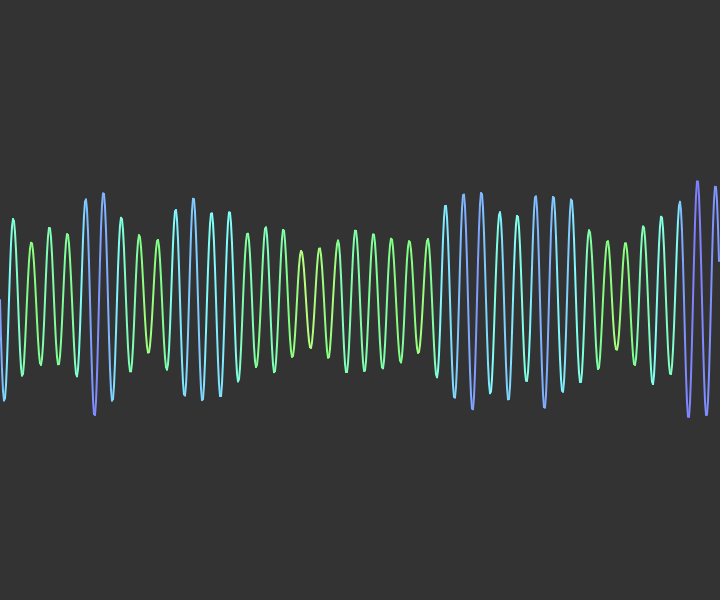
Frame 1 (no input)
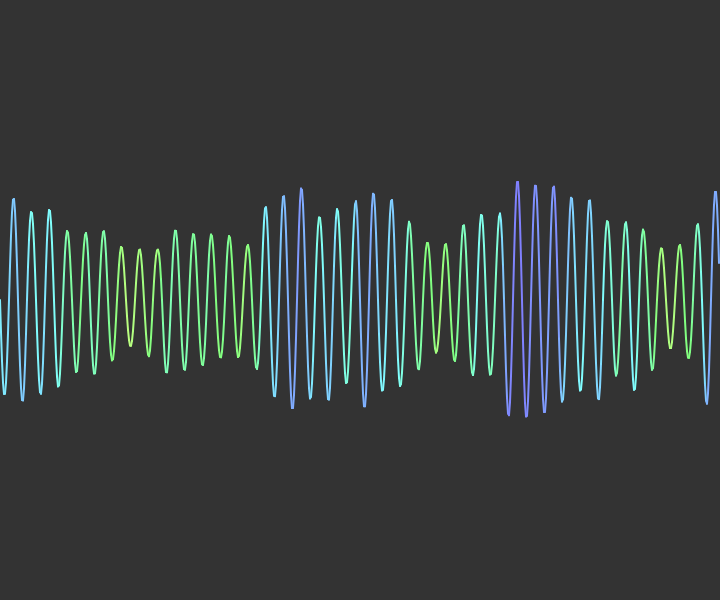
Frame 60 (no input)
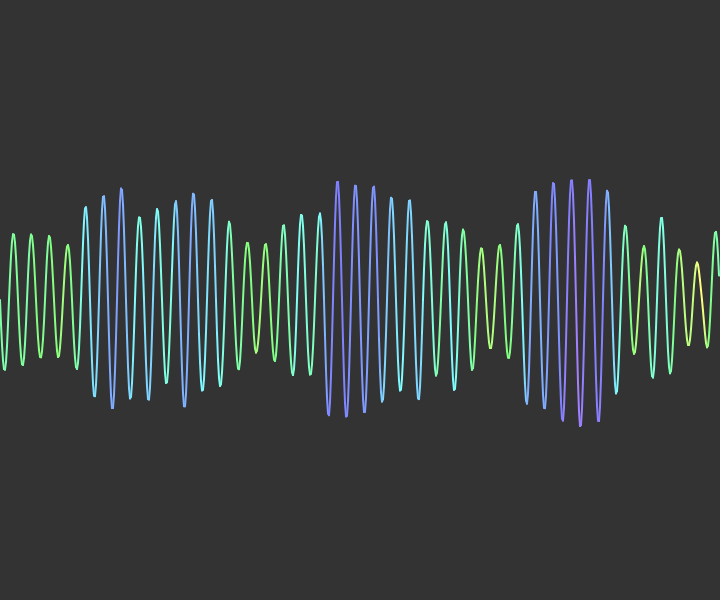
Frame 120 (the mouse pressed at the canvas centre since frame 60)

The p5.js sketch that drew these frames (run headless with seeded random() and noise() and a simulated clock; from frame 60 on, the mouse is pressed at the canvas centre):

// p5.js sketch
// ── sketch.js
var oldX, oldY;

function setup() {
  createCanvas(360 * 2, 600);
  stroke(200, 255, 200);
  angleMode(DEGREES);
  strokeWeight(2);
  colorMode(HSB);
}

function draw() {
  background(20);
  
  for (let x = 0; x < width; x++)
  {
    let c = sin(x * 20);
    let s = noise((x + frameCount * 3) * 0.02);
    
    let y = (c * (height * 0.3) * s) + (height / 2);
    
    stroke(360 * s, 50, 100);

    if (x > 0)
      line(oldX, oldY, x, y);
    
    oldX = x;
    oldY = y;
  }
}
